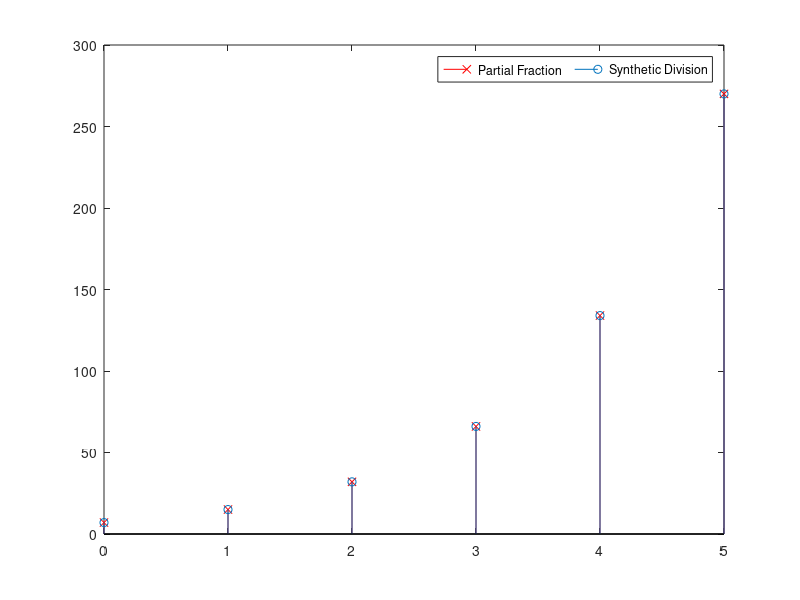

This chart was generated by the following MATLAB code:
powers = [0:1:5];
b = [1 0 0 0 1];
a = [1 -3 2];
[q, r] = deconv(b, a);

%For Partial Fraction
%--------------------------------------------------------------------
[x, y] = residue([r(4) r(5)], a);
output_signal_partial = [q(end) zeros(1, length(powers) - 1)];
step_signal = [0 ones(1, length(powers) - 1)];
%--------------------------------------------------------------------

%For Synthetic Division
%--------------------------------------------------------------------
numerator_vector = [r(4) r(5) 0];
middle_vector = zeros(1, 3);
output_signal_synthetic = [q(end) zeros(1, length(powers) - 1)];
%--------------------------------------------------------------------

for i=1:length(powers) - 1

    % The Partial Fraction Method
    %--------------------------------------------------------------------
    output_signal_partial(i+1) = ((x(1) * power(y(1), i-1)) ...
                         + (x(2) * power(y(2), i-1))) * step_signal(i+1);
    %--------------------------------------------------------------------

    % The Synthetic Division Method
    %--------------------------------------------------------------------
    middle_vector = numerator_vector(1) * a;
    output_signal_synthetic(i+1) = numerator_vector(1);

    for j=1:length(numerator_vector) - 1

      numerator_vector(j) = numerator_vector(j+1) - middle_vector(j+1);

    endfor
    %--------------------------------------------------------------------

endfor

legStr = {'Partial Fraction', 'Synthetic Division'};
stem(powers, output_signal_partial, 'rx');
hold on
stem(powers, output_signal_synthetic);
legend(legStr, 'orientation', 'horizontal');

